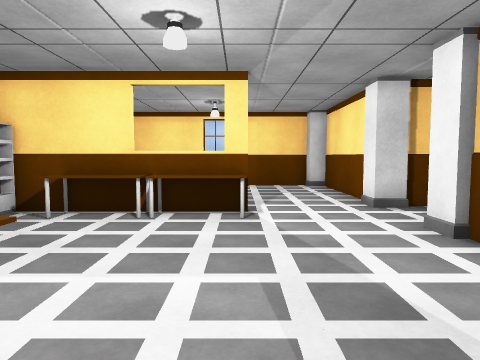
view 1 (above)

12 first-person views from a walk through a 3-D level made in the Unity game engine. The camera is 1.2 m above the floor, tilts 4° down and sees 70° across. The floor is counted in squares, 1 m on a side. Each view is taken from the middle of a square. On the plan, view 1 faces up. The plan holds only what a view shows up to about 14 squares ahead; the rest is blank. Door leaves are left out, so doorways stand open.

view 2
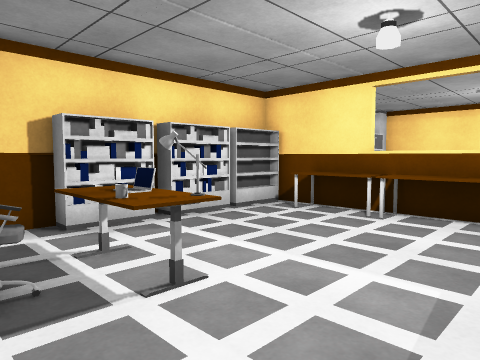

view 3
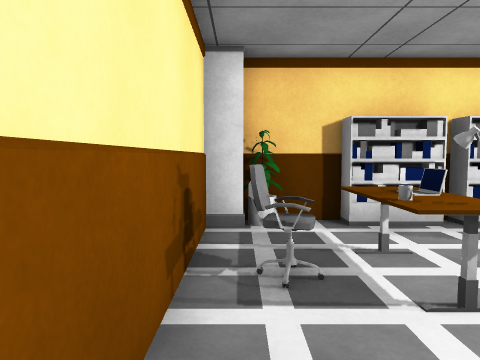

view 4
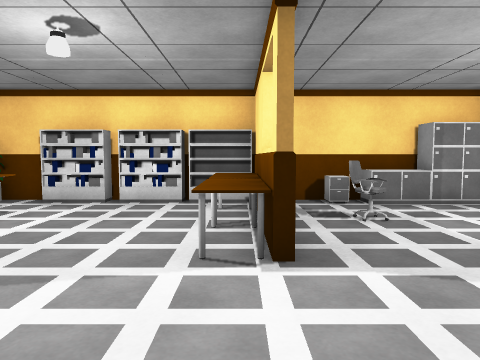

view 5
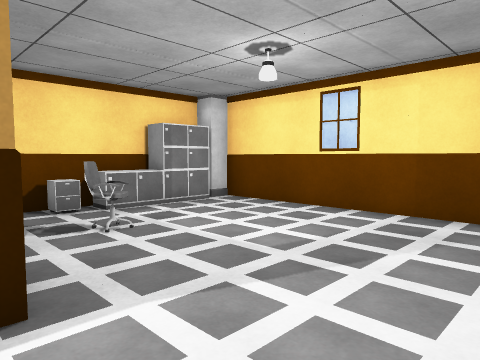

view 6
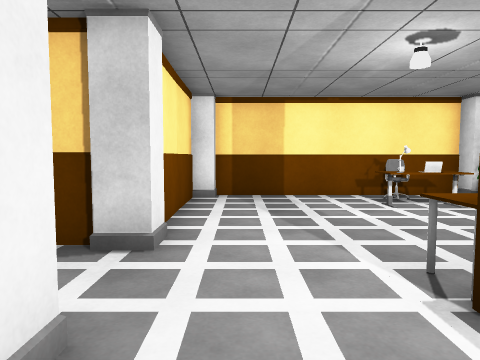

view 7
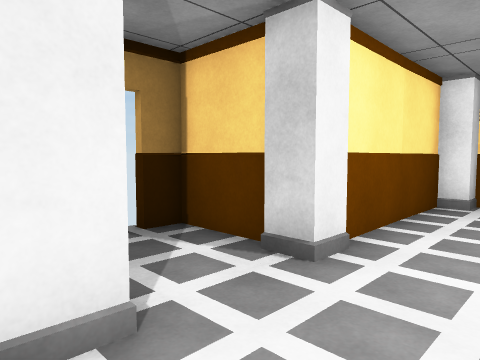

view 8
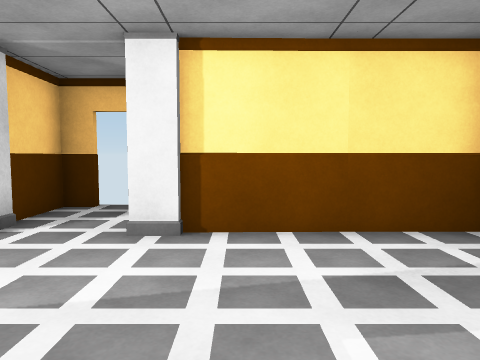

view 9
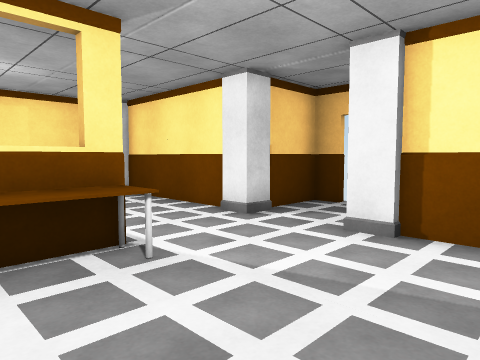

view 10
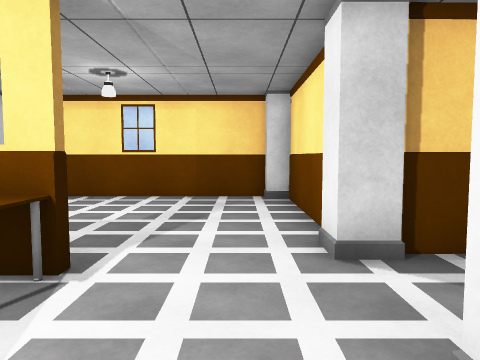

view 11
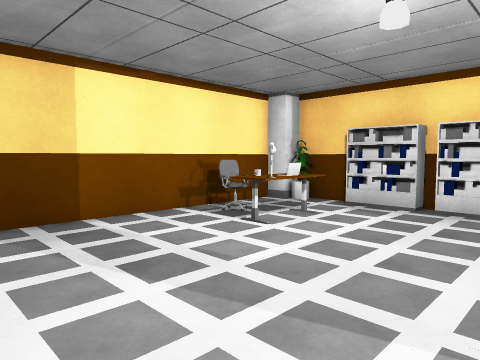

view 12
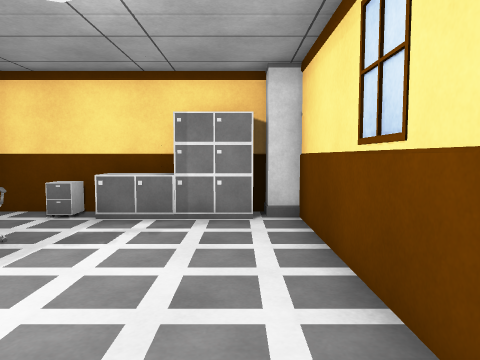

### Floor plan
Points are (right, up) in squares from view 1. A wall is a line through its corners. A room is listed if a view was taken in it or the views show most of it. See-through windows are left out.
Room 1 (views 1, 2, 3, 4, 5, 6, 7, 8, 9, 10, 11, 12)
walls: (-4.1, 7.4) (-5, 7.4); (3.2, 9.3) (3.2, 13.6); (3.9, 5.4) (6.1, 5.4) (6.1, 6.2); (-5.4, 4) (-5.4, 0.4); (6.1, 7.4) (6.1, 8.2) (3.9, 8.1); (-5.4, 13.6) (-5.4, 7.2); (2.9, 14.2) (-4.5, 14.2); (3.4, -0.1) (3.3, 4.9); (-4.9, -0.6) (2.8, -0.6)
ways out: open door at (6, 7)
objects: pillar (-6, -1) to (-6, 0); other object (-5, 0) to (-5, 1); shelf (-5, 2) to (-5, 3); shelf (-5, 4) to (-5, 5); shelf (-5, 6) to (-5, 7); cabinet (-5, 9) to (-5, 10); cabinet (-5, 11); cabinet (-5, 12) to (-5, 13); pillar (-5, 14) to (-5, 15); other object (-4, 7) to (-3, 7); chair (-3, 0) to (-2, 1); laptop (-3, 2) to (-2, 2); chair (-3, 9) to (-2, 10); mug (-2, 1); other object (-2, 7) to (0, 7); pillar (4, 9)

Positions as (right, up) in squares from view 1, and headings:
1: (0, 0), facing up
2: (1, 0), facing up-left
3: (1, 0), facing left
4: (4, 7), facing left
5: (3, 7), facing up-left
6: (2, 10), facing down
7: (1, 9), facing down-right
8: (-2, 4), facing right
9: (-2, 3), facing up-right
10: (2, 4), facing up
11: (3, 6), facing down-left
12: (2, 13), facing left
